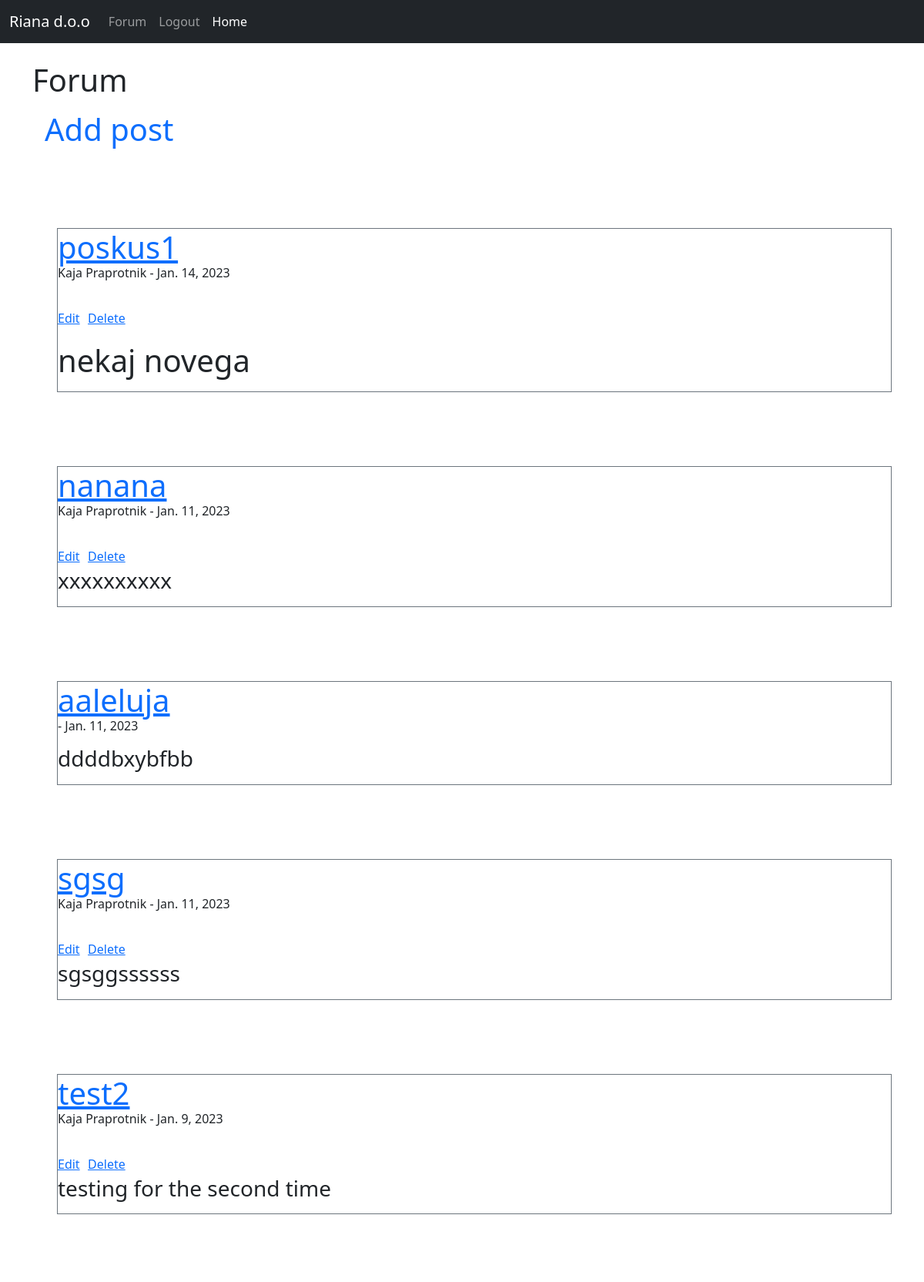
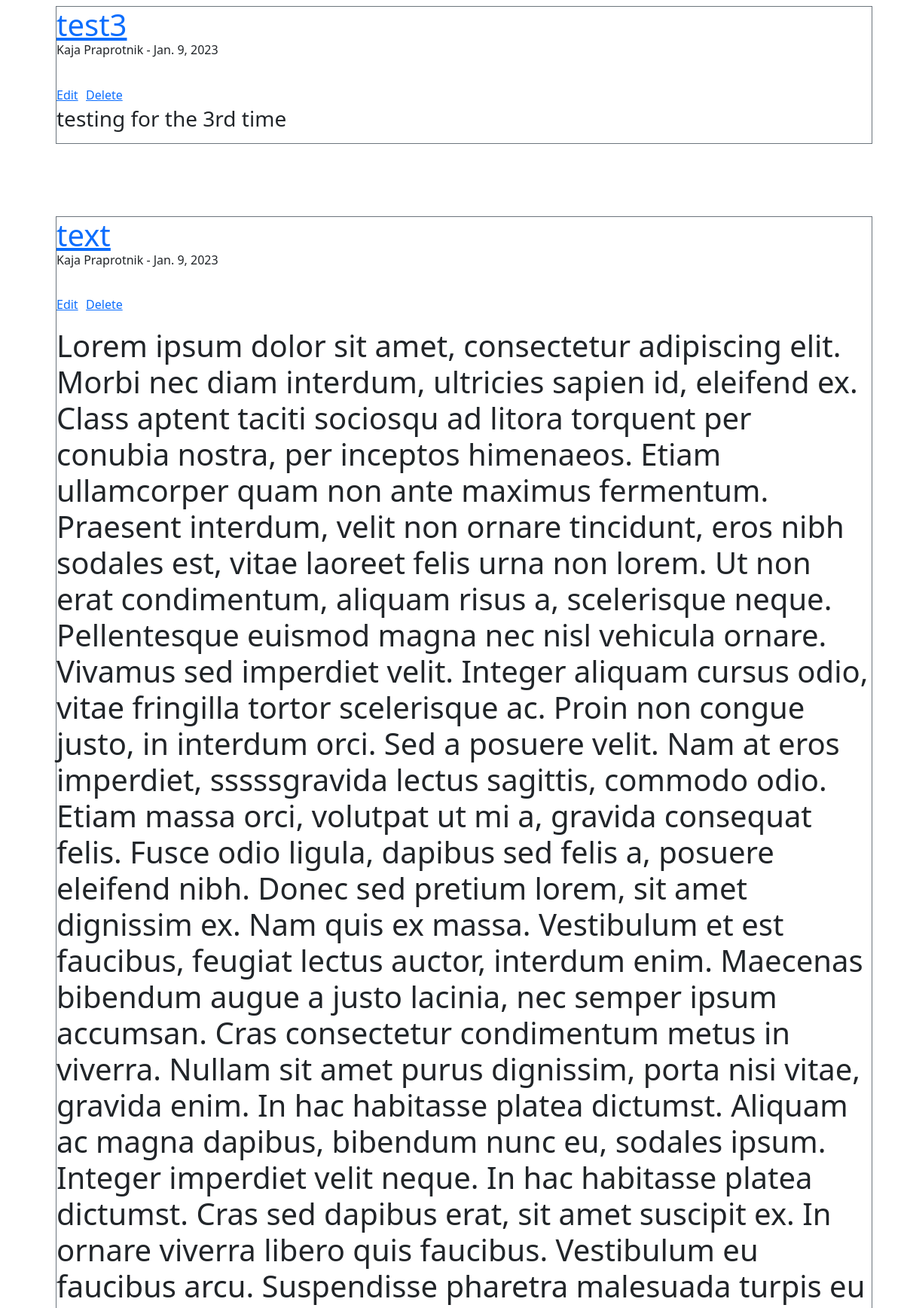
/forum (signed in, upper part), run on the app's committed database (2 pictures, top to bottom).
### rianablog/models.py (models this page shows, shortened)
class Post(models.Model):
	title = models.CharField(max_length=255)
	author = models.ForeignKey(User, on_delete=models.CASCADE)
	body = RichTextField(blank=True, null=True)
	post_date = models.DateField(auto_now_add=True)

### rianablog/views.py (the view)
# urls.py: path('forum', ForumView.as_view(), name='forum-posts'),
class ForumView(ListView):
	model = Post
	template_name = 'forum.html'
	ordering = ['-post_date']

### rianablog/templates/forum.html
{% extends 'base.html' %}
{% block content %}
<h1>Forum<h1>
<a class="nav-link" href="{% url 'add_post' %}">Add post</a>
	<br/>
	<br/>
<ul style="list-style-type:none;">
{% for post in object_list%}
	<li class="border border-secondary"> <a href="{% url 'blog-detail' post.pk %}">{{post.title}}</a><p class="fs-6">
		{{post.author.first_name}}
		{{post.author.last_name}}
		- {{post.post_date}}</p>
		{% if user.is_authenticated %}
			{% if user.id == post.author.id %}
				<a href="{% url 'update_post' post.pk %}" class="fs-6">Edit</a>
				<a href="{% url 'delete_post' post.pk %}" class="fs-6">Delete</a>
				<br/>
			{% endif %}
		{%endif%}
	<p class="fs-3">{{post.body|safe }}</p></li>
	<br/>
	<br/>
{% endfor%}
</ul>
{% endblock%}

### data on the page
Post: title "poskus1", author.first_name "Kaja", author.last_name "Praprotnik", post_date "Jan. 14, 2023", shows "Edit", body "nekaj novega"
Post: title "nanana", author.first_name "Kaja", author.last_name "Praprotnik", post_date "Jan. 11, 2023", shows "Edit", body "xxxxxxxxxx"
Post: title "aaleluja", post_date "Jan. 11, 2023", body "ddddbxybfbb"
Post: title "sgsg", author.first_name "Kaja", author.last_name "Praprotnik", post_date "Jan. 11, 2023", shows "Edit", body "sgsggssssss"
Post: title "test2", author.first_name "Kaja", author.last_name "Praprotnik", post_date "Jan. 9, 2023", shows "Edit", body "testing for the second time"
Post: title "test3", author.first_name "Kaja", author.last_name "Praprotnik", post_date "Jan. 9, 2023", shows "Edit", body "testing for the 3rd time"
Post: title "text", author.first_name "Kaja", author.last_name "Praprotnik", post_date "Jan. 9, 2023", shows "Edit"
